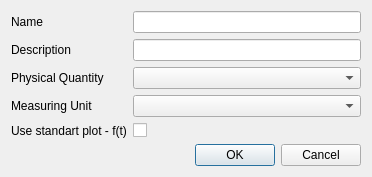
<?xml version="1.0" encoding="UTF-8"?>
<ui version="4.0">
 <class>ChannelConfigurationDialog</class>
 <widget class="QDialog" name="ChannelConfigurationDialog">
  <property name="geometry">
   <rect>
    <x>0</x>
    <y>0</y>
    <width>372</width>
    <height>173</height>
   </rect>
  </property>
  <property name="windowTitle">
   <string>Dialog</string>
  </property>
  <layout class="QGridLayout" name="gridLayout">
   <item row="0" column="0">
    <layout class="QVBoxLayout" name="verticalLayout">
     <item>
      <layout class="QFormLayout" name="formLayout">
       <item row="0" column="0">
        <widget class="QLabel" name="label_2">
         <property name="text">
          <string>Name</string>
         </property>
        </widget>
       </item>
       <item row="0" column="1">
        <widget class="QLineEdit" name="lineEdit"/>
       </item>
       <item row="2" column="0">
        <widget class="QLabel" name="label">
         <property name="text">
          <string>Physical Quantity</string>
         </property>
        </widget>
       </item>
       <item row="2" column="1">
        <widget class="QComboBox" name="comboBox_physcs"/>
       </item>
       <item row="3" column="0">
        <widget class="QLabel" name="label_3">
         <property name="text">
          <string>Measuring Unit</string>
         </property>
        </widget>
       </item>
       <item row="3" column="1">
        <widget class="QComboBox" name="comboBox_units"/>
       </item>
       <item row="4" column="0">
        <widget class="QLabel" name="label_4">
         <property name="text">
          <string>Use standart plot - f(t)</string>
         </property>
        </widget>
       </item>
       <item row="4" column="1">
        <widget class="QCheckBox" name="checkBox_addPlot">
         <property name="text">
          <string/>
         </property>
        </widget>
       </item>
       <item row="1" column="0">
        <widget class="QLabel" name="label_5">
         <property name="text">
          <string>Description</string>
         </property>
        </widget>
       </item>
       <item row="1" column="1">
        <widget class="QLineEdit" name="lineEdit_description"/>
       </item>
      </layout>
     </item>
     <item>
      <spacer name="verticalSpacer">
       <property name="orientation">
        <enum>Qt::Vertical</enum>
       </property>
       <property name="sizeHint" stdset="0">
        <size>
         <width>20</width>
         <height>40</height>
        </size>
       </property>
      </spacer>
     </item>
     <item>
      <widget class="QDialogButtonBox" name="buttonBox">
       <property name="orientation">
        <enum>Qt::Horizontal</enum>
       </property>
       <property name="standardButtons">
        <set>QDialogButtonBox::Cancel|QDialogButtonBox::Ok</set>
       </property>
      </widget>
     </item>
    </layout>
   </item>
  </layout>
 </widget>
 <resources/>
 <connections>
  <connection>
   <sender>buttonBox</sender>
   <signal>accepted()</signal>
   <receiver>ChannelConfigurationDialog</receiver>
   <slot>accept()</slot>
   <hints>
    <hint type="sourcelabel">
     <x>248</x>
     <y>254</y>
    </hint>
    <hint type="destinationlabel">
     <x>157</x>
     <y>274</y>
    </hint>
   </hints>
  </connection>
  <connection>
   <sender>buttonBox</sender>
   <signal>rejected()</signal>
   <receiver>ChannelConfigurationDialog</receiver>
   <slot>reject()</slot>
   <hints>
    <hint type="sourcelabel">
     <x>316</x>
     <y>260</y>
    </hint>
    <hint type="destinationlabel">
     <x>286</x>
     <y>274</y>
    </hint>
   </hints>
  </connection>
 </connections>
</ui>
